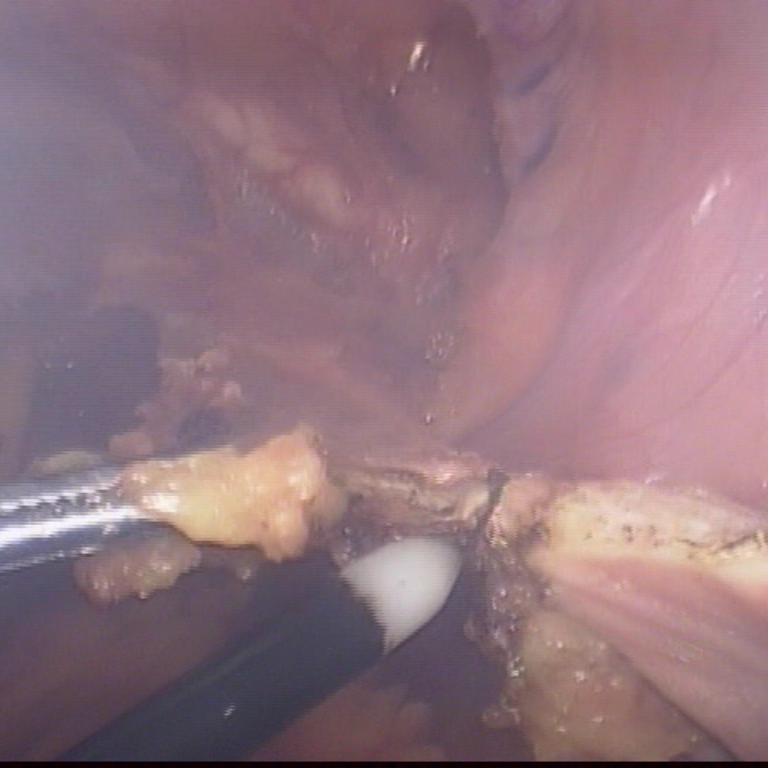
//> input picture OpenCVcodes/build/10.png, 768 x 768 px
$ ./OpenCVcodes   (built with g++ and OpenCV 4)
//> lines starting //> are read from the running program, lines starting //| are printed output that depends on the picture
### OpenCVcodes/guidedfilter.h
#ifndef GUIDED_FILTER_H
#define GUIDED_FILTER_H

#include <opencv2/opencv.hpp>

class GuidedFilterImpl;

class GuidedFilter
{
public:
    GuidedFilter(const cv::Mat &I, int r, double eps);
    ~GuidedFilter();

    cv::Mat filter(const cv::Mat &p, int depth = -1) const;

private:
    GuidedFilterImpl *impl_;
};

cv::Mat guidedFilter(const cv::Mat &I, const cv::Mat &p, int r, double eps, int depth = -1);

#endif

### OpenCVcodes/OpenCVcodes.cpp

#include <iostream>
#include "opencv2/highgui/highgui.hpp"
#include "opencv2/imgproc/imgproc.hpp"
#include "opencv2/core/core.hpp"
#include "guidedfilter.h"
#include "guidedfilter.cpp"

#include <stdio.h>
#include <stdlib.h>
#include <float.h>
#include <time.h>
#include <fstream>
#include <sstream>
#include <string>


using namespace std;
using namespace cv;

clock_t t;
int minX,maxX,minY,maxY;
double minVal1,minVal2,minVal3;
double maxVal1,maxVal2,maxVal3;
Mat ROIr,ROIb,ROIg;
int array_for_min[2] = {0,0};


Mat makeDarkChannel(Mat I,int patch_size){

     Mat J = Mat::zeros(I.size(),I.type());
     cvtColor(J,J,CV_BGR2GRAY);
     int padding = cvFloor(patch_size/2);

    // padding the given image
    Mat padded(I.rows + 2*padding, I.cols + 2*padding, I.type());
    padded.setTo(0);
    I.copyTo(padded(Rect(padding, padding, I.cols, I.rows)));

    vector<Mat> channelImages;
    split(padded,channelImages);

    for(int i = 0;i<I.rows;i++){
         minX = i;
         maxX = i + 2*cvFloor(patch_size/2);
        for(int j=0;j<I.cols;j++){

             minY = j;
             maxY = j + 2*cvFloor(patch_size/2);

            ROIb = channelImages.at(0)(Rect(minY,minX,patch_size-1,patch_size-1));
            ROIg = channelImages.at(1)(Rect(minY,minX,patch_size-1,patch_size-1));
            ROIr = channelImages.at(2)(Rect(minY,minX,patch_size-1,patch_size-1));

            minMaxIdx(ROIb,&minVal1,&maxVal1);
            minMaxIdx(ROIg,&minVal2,&maxVal2);
            minMaxIdx(ROIr,&minVal3,&maxVal3);

            J.at<uchar>(i,j) =  fmin(minVal1,fmin(minVal3,minVal2));
     }

 }
   return J;
 }
void min_arr( int *arr , int length ){

    int pos = 0;
    int minimum = arr[0];
    for (int i = 1; i < length; i++) {
        if (minimum > arr[i]) {
            minimum = arr[i];
            pos = i;
        }
    }
    array_for_min[0] = minimum;
    array_for_min[1] = pos;
    // return 0;
}

Mat estimateA(Mat I, Mat J, int numPixels){
     Mat A;

    int array[numPixels] ;
    int arrayx[numPixels] ;
    int arrayy[numPixels] ;
    for(int k = 0;k<numPixels;k++){
                 array[k] = 0;
                 arrayx[k] = 0;
                 arrayy[k] = 0;
                }

    for(int i = 0;i<J.cols;i++){
        for(int j=0;j<J.rows;j++){

            min_arr(array,numPixels);

            if (int(J.at<uchar>(i,j)) > array_for_min[0]){
                arrayx[array_for_min[1]] = i;
                arrayy[array_for_min[1]] = j;
                array[array_for_min[1]] = int(J.at<uchar>(i,j));
            }
        }
    }

    //      Find the highest intensity pixel from the original Image using the
    //      list calculated above

    int highestIntensity[3] = {0,0,0};
    int x,y,intensity;
    for(int i = 0;i<numPixels;i++) {
         x = arrayx[i];
         y = arrayy[i];
         intensity = I.at<Vec3b>(x,y)[0] + I.at<Vec3b>(x,y)[1] + I.at<Vec3b>(x,y)[2];
        if(intensity > (highestIntensity[0] + highestIntensity[1] + highestIntensity[2])){
            highestIntensity[0] = I.at<Vec3b>(x,y)[0];
            highestIntensity[1] = I.at<Vec3b>(x,y)[1];
            highestIntensity[2] = I.at<Vec3b>(x,y)[2];
        }
    }

    A = Mat::zeros(I.size(),I.type());
    A = cv::Scalar(highestIntensity[0], highestIntensity[1], highestIntensity[2]);
    return A;
}


 void unsharpMask(cv::Mat& im)
{
    cv::Mat tmp;
    cv::GaussianBlur(im, tmp, cv::Size(0,0), 3);
    cv::addWeighted(im, 1.5, tmp, -0.5, 0, im);
}

Mat getDehazed(Mat input,Mat A,Mat tx_map){
Mat dehazed;
    dehazed = Mat::zeros(input.size(),input.type());

    for(int i = 0;i<dehazed.rows;i++){
        for(int j=0;j<dehazed.cols;j++){
            for(int c = 0;c<3;c++){

                dehazed.at<Vec3b>(i,j)[c] = 255*(input.at<Vec3b>(i,j)[c] - A.at<Vec3b>(i,j)[c])/max(int(tx_map.at<uchar>(i,j)),26) + A.at<Vec3b>(i,j)[c] ;
                // cout << max(int(tx_out.at<uchar>(i,j)),26) <<endl;
                if(255*(input.at<Vec3b>(i,j)[c] - A.at<Vec3b>(i,j)[c])/max(int(tx_map.at<uchar>(i,j)),26) + A.at<Vec3b>(i,j)[c] <0){
                    dehazed.at<Vec3b>(i,j)[c] = 0;
                }
                if(255*(input.at<Vec3b>(i,j)[c] - A.at<Vec3b>(i,j)[c])/max(int(tx_map.at<uchar>(i,j)),26) + A.at<Vec3b>(i,j)[c] >255){
                    dehazed.at<Vec3b>(i,j)[c] = 255;
                }
            }
        }
    }

    return dehazed;
}


// for images

int main(){

 Mat input;
double arielPerspective = 0.95;

 input = imread("10.png");
//> input is the input picture: 768 rows x 768 cols, CV_8UC3; mean B, G, R 126.2, 116.7, 146

resize(input, input, Size(), 0.25, 0.25, INTER_LINEAR);
//> input: 192 rows x 192 cols, CV_8UC3
//input.convertTo(input,CV_32FC3,1/255.0);


Mat dark_ch = makeDarkChannel(input,17);
//> after the loop in makeDarkChannel, `for(int i = 0;i<I.rows;i++)`:
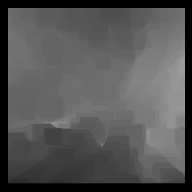
//> J: 192 rows x 192 cols, CV_8UC1; min 0, max 155, mean 84.4
//> after the loop in makeDarkChannel, `for(int i = 0;i<I.rows;i++)`: minY = 191; maxY = 207
// imshow("dark_ch",dark_ch);
int numBrightestPixels = cvCeil(0.001 * dark_ch.rows * dark_ch.cols); // Use the cieling to overestimate number needed
//> numBrightestPixels = 37

Mat A = estimateA(input,dark_ch,numBrightestPixels);
//> the loop in estimateA, `for(int i = 0;i<numPixels;i++)` made 37 passes
//> intensity on passes 1 to 12: 550, 550, 536, 549, 538, 543, 544, 580, 536, 551, 531, 553
//> in estimateA, `A = cv::Scalar(highestIntensity[0], highestIntensity[1], highestIntens..`:
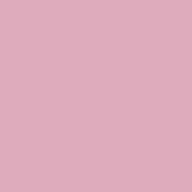
//> A: 192 rows x 192 cols, CV_8UC3; mean B, G, R 188, 171, 221
Mat tx_map;
Mat out;

divide(input,A,out,255);
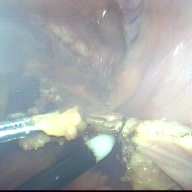
//> out: 192 rows x 192 cols, CV_8UC3; mean B, G, R 170.9, 172.4, 168.4

tx_map = 255 - arielPerspective*makeDarkChannel(out,17);
//> call 2 of makeDarkChannel, with patch_size = 17
//> in makeDarkChannel (call 2), `split(padded,channelImages);`:
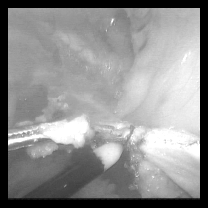
//> channelImages[2]: 208 rows x 208 cols, CV_8UC1; min 0, max 255, mean 143.5
//> after the loop in makeDarkChannel (call 2), `for(int i = 0;i<I.rows;i++)`:
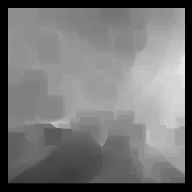
//> J: 192 rows x 192 cols, CV_8UC1; min 0, max 229, mean 118.5
//> after the loop in makeDarkChannel (call 2), `for(int i = 0;i<I.rows;i++)`: minY = 191; maxY = 207
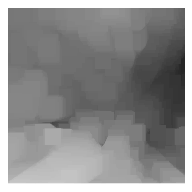
//> tx_map: 192 rows x 192 cols, CV_8UC1; min 37, max 255, mean 142.5

// [6 lines of commented-out code are left out]

Mat dehazed = getDehazed(input,A,tx_map);

// cout << tx_out;


resize(dehazed, dehazed, Size(), 4, 4, INTER_LINEAR);
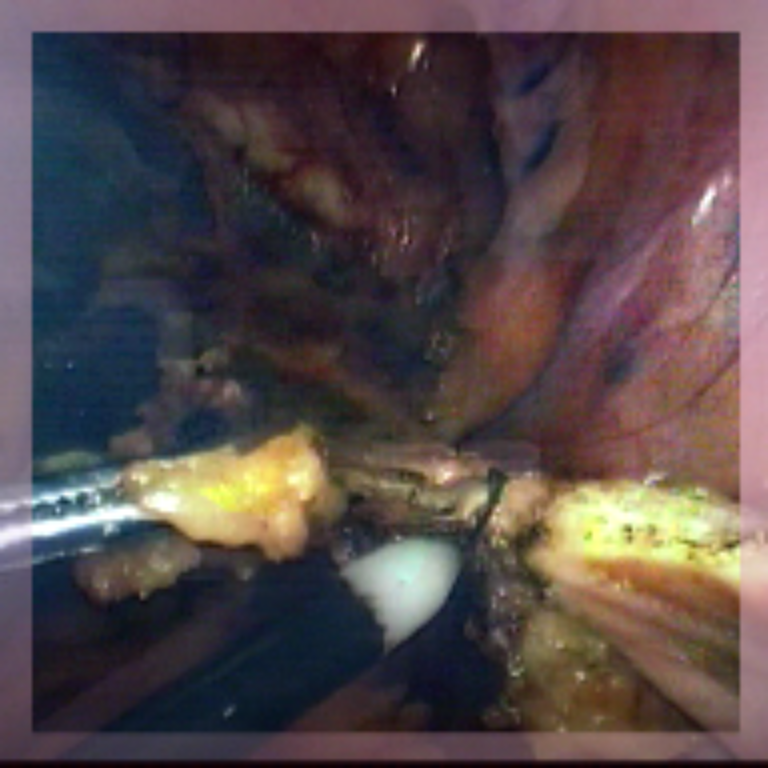
//> dehazed: 768 rows x 768 cols, CV_8UC3; mean B, G, R 73.2, 72.4, 85.5
unsharpMask(dehazed);
unsharpMask(dehazed);
// unsharpMask(dehazed);

t = clock();
imshow("Final ",dehazed);
imwrite("../out.png",dehazed);
cout << ((float)t)/CLOCKS_PER_SEC << "seconds" << endl;
waitKey(0);
return 0;
}


 // [94 lines of commented-out code are left out]

$ run again, with OpenCVcodes/build/23.png copied over OpenCVcodes/build/10.png
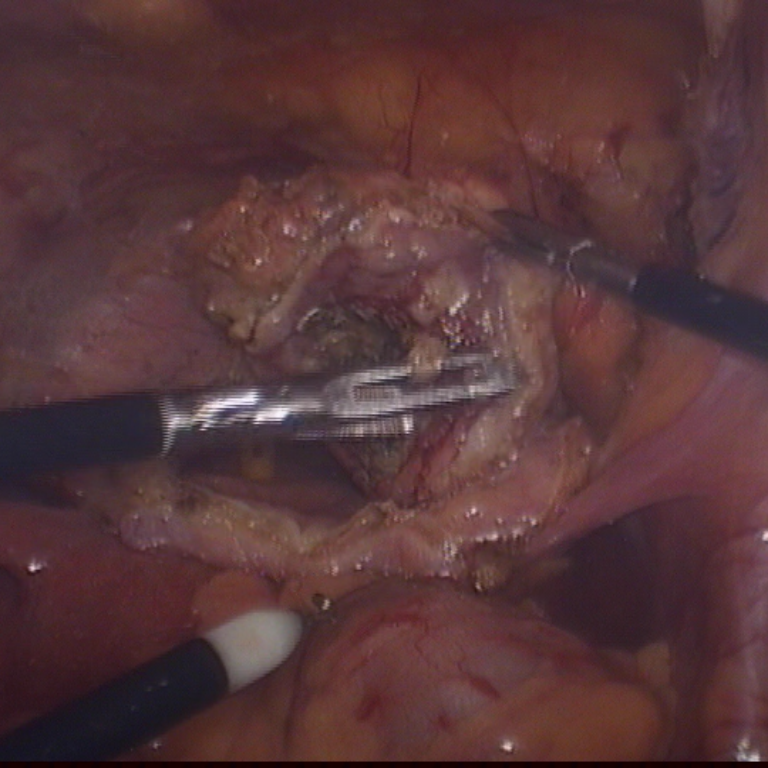
//> input picture OpenCVcodes/build/23.png, 768 x 768 px
//> input is the input picture: 768 rows x 768 cols, CV_8UC3; mean B, G, R 57.3, 54.8, 86.7
//> input: 192 rows x 192 cols, CV_8UC3
//> after the loop in makeDarkChannel, `for(int i = 0;i<I.rows;i++)`: minY = 191; maxY = 207
//> the loop in estimateA, `for(int i = 0;i<numPixels;i++)` made 37 passes
//> intensity on passes 1 to 8: 316, 298, 261, 262, 265, 268, 272, 266
//> after the loop in makeDarkChannel (call 2), `for(int i = 0;i<I.rows;i++)`:
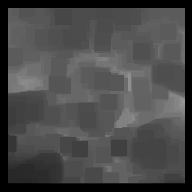
//> J: 192 rows x 192 cols, CV_8UC1; min 0, max 152, mean 72.6
//> after the loop in makeDarkChannel (call 2), `for(int i = 0;i<I.rows;i++)`: minY = 191; maxY = 207
//> in unsharpMask, `cv::GaussianBlur(im, tmp, cv::Size(0,0), 3);`:
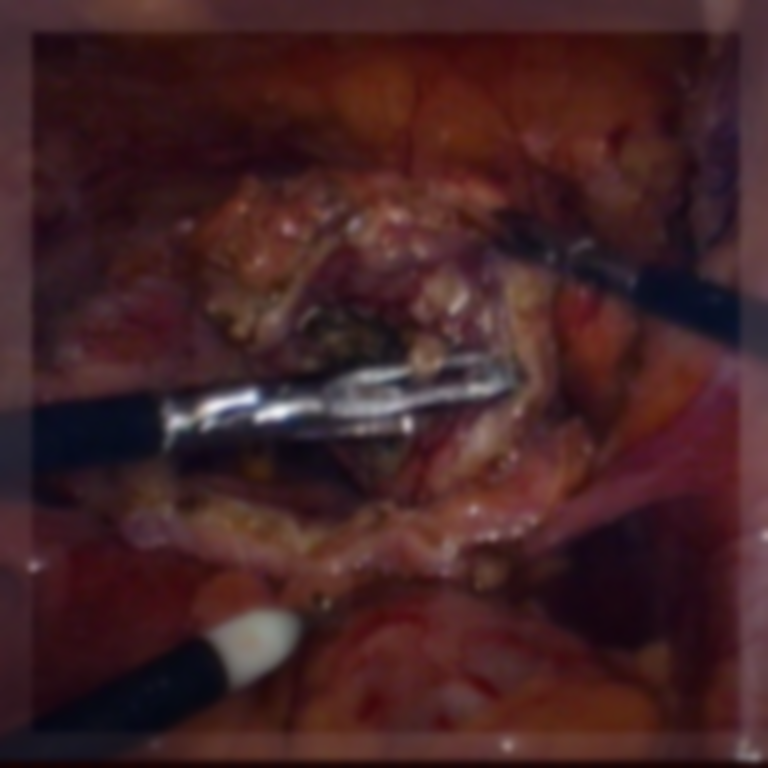
//> tmp: 768 rows x 768 cols, CV_8UC3; mean B, G, R 37.3, 34.8, 67.1
